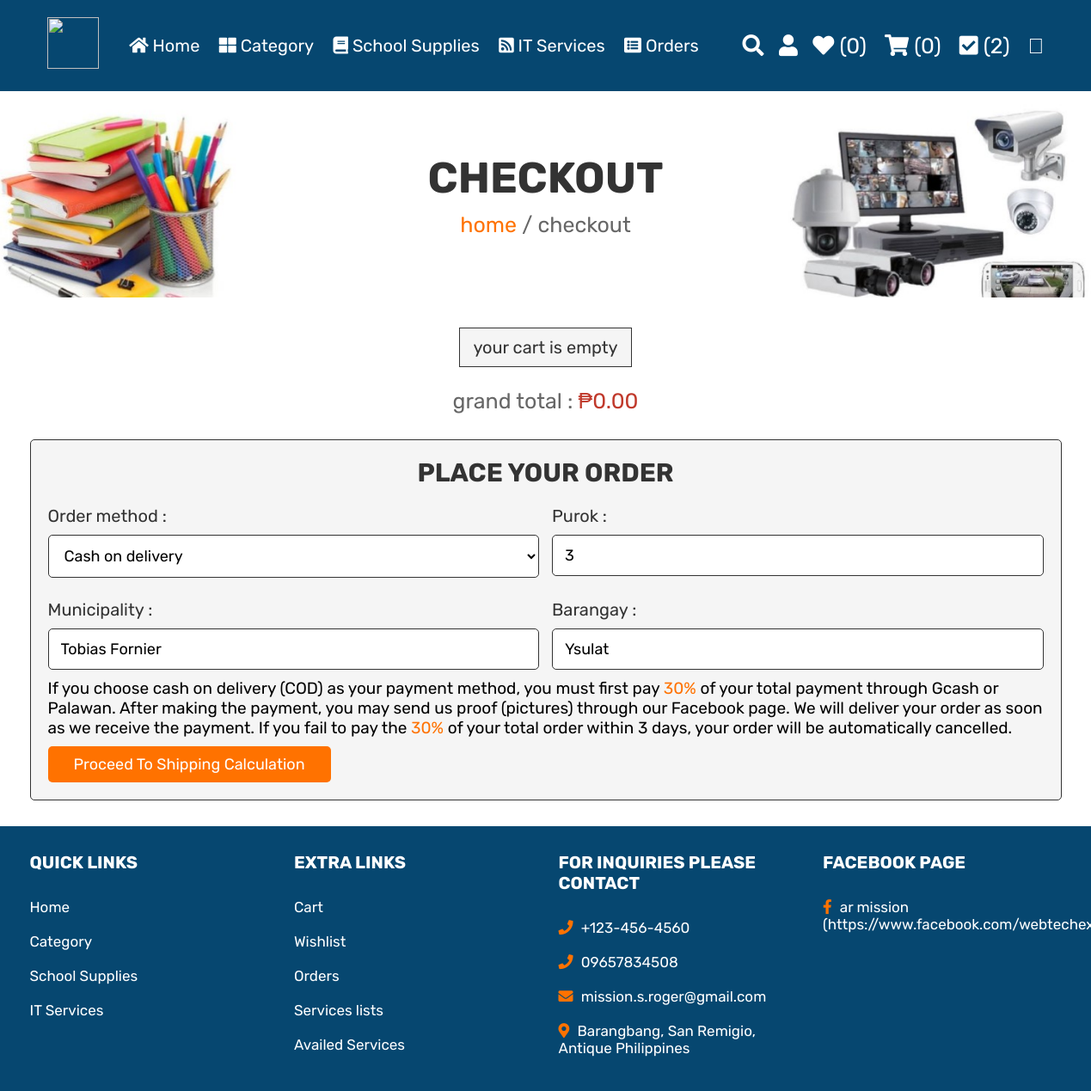
Page /customer/checkout.php (signed in) on the committed database.
### tables this page shows
CREATE TABLE `tbl_order` (
  `order_id` int(11) NOT NULL,
  `customer_id` int(11) NOT NULL,
  `purok` int(11) NOT NULL,
  `barangay` varchar(50) NOT NULL,
  `municipality` varchar(50) NOT NULL,
  `province` varchar(50) NOT NULL DEFAULT 'Antique',
  `total_price` int(20) NOT NULL,
  `method` varchar(50) NOT NULL,
  `order_status` varchar(20) NOT NULL DEFAULT 'Pending',
  `time` time DEFAULT current_timestamp(),
  `date` date DEFAULT current_timestamp(),
  `30%` decimal(10,0) NOT NULL,
  `remaining` decimal(10,0) NOT NULL,
  `total_amount` decimal(50,0) NOT NULL,
  `product_name` varchar(1000) NOT NULL,
  `transac_code` varchar(100) NOT NULL
);

### customer/checkout.php (the view, shortened to what this page needs)
<?php
include_once "../administrator/config/dbconnect.php";
$customer_id = $_SESSION['customer_id'];
?>
<!DOCTYPE html>
<html lang="en">
<head>
   <link rel="stylesheet" href="https://cdnjs.cloudflare.com/ajax/libs/font-awesome/5.15.4/css/all.min.css">
   <link rel="stylesheet" href="css/style.css">
<link href="
https://cdn.jsdelivr.net/npm/sweetalert2@11.7.3/dist/sweetalert2.min.css
" rel="stylesheet">
</head>
<body>
<?php include 'header.php'; ?>
<div class="heading">
   <h3>Checkout</h3>
   <p> <a href="index.php">home</a> / checkout </p>
</div>
<section class="display-order">
   <?php
      $grand_total = 0;
      $select_cart = mysqli_query($conn, "SELECT * FROM `tbl_cart` WHERE customer_id = '$customer_id' and status=0") or die('query failed');
      if(mysqli_num_rows($select_cart) > 0){
         while($fetch_cart = mysqli_fetch_assoc($select_cart)){
            $total_price = ($fetch_cart['price'] * $fetch_cart['quantity']);
            $grand_total += $total_price;
   ?>
   <p> <?php echo $fetch_cart['product_name']; ?> <span>(<?php echo '₱'.$fetch_cart['price'].' '.' x '. $fetch_cart['quantity']; ?>)</span> </p>
   <?php
      }
   }else{
      echo '<p class="empty">your cart is empty</p>';
   }
   ?>
   <div class="grand-total"> grand total : <span>₱<?php echo number_format ($grand_total, 2); ?></span> </div>
</section>
<section class="checkout">
   <form action="" method="post">
      <h3>place your order</h3>
      <div class="flex">
         <div class="inputBox">
            <span>Order method :</span>
            <select name="method" required>
               <option value="cash on delivery">Cash on delivery</option>
            </select>
         </div>
         <?php
            $getLocation=mysqli_query($conn, "SELECT * FROM tbl_order WHERE customer_id = $customer_id limit 1");
            if(mysqli_num_rows($getLocation) > 0)
            {
               $row=mysqli_fetch_assoc($getLocation);
               $purok1=$row['purok'];
               $barangay1=$row['barangay'];
               $municipality1 = $row['municipality'];
            }
            else
            {
               $purok1;
               $barangay1="";
               $municipality1 ="";
            }
         ?>
         <div class="inputBox">
            <span>Purok :</span>
            <input type="number" min="1" name="purok" required placeholder="e.g. purok no." value="<?php if(isset($_POST['purok']))
            {
               echo $_POST['purok'];
            } else{ echo $purok1;}?>">
         </div>
         <div class="inputBox" required>
            <span>Municipality :</span>
            <input type="text" name="municipality"  placeholder="enter your municipality" required value="<?php if(isset($_POST['municipality']))
            {
               echo $_POST['municipality'];
            }else{echo $municipality1;} ?>">
         </div>
         <div class="inputBox" required>
            <span>Barangay :</span>
            <input type="barangay" name="barangay"  placeholder="enter your barangay" value="<?php if(isset($_POST['barangay']))
            {
               echo $_POST['barangay'];
            }else{echo $barangay1; } ?>" required>
            </div>
      </div>
       <p>If you choose cash on delivery (COD) as your payment method, you must first pay <span>30%</span> of your total payment through Gcash or Palawan.
       After making the payment, you may send us proof (pictures) through our Facebook page.
       We will deliver your order as soon as we receive the payment. If you fail to pay the <span>30%</span> of your total order within 3 days,
       your order will be automatically cancelled.
       </p>
      <input type="submit" value="Proceed to Shipping Calculation" class="btn" name="order_btn">
   </form>
</section>
<?php include 'footer.php'; ?>
</body>
</html>

### customer/css/style.css (style rules this page uses)
:root { --orange: #ff7200; --red: #c0392b; --yellow: #f39c12; --black: #333; --white: #fff; --light-color: #666; --light-white: #ccc; --light-bg: #f5f5f5; --border: 0.1rem solid var(--black); --box-shadow: 0 0.5rem 1rem rgba(0, 0, 0, 0.1); --outline: 0.1rem solid rgba(0, 0, 0, 0.1); --outline-hover: 0.2rem solid var(--black); }
* { font-family: "Rubik", sans-serif; margin: 0; padding: 0; box-sizing: border-box; outline: none; border: none; text-decoration: none; transition: all 0.2s linear; }
html { font-size: 62.5%; overflow-x: hidden; }
section { padding: 3rem 2rem; }
.empty { padding: 1.5rem; text-align: center; border: var(--border); background-color: var(--white); color: var(--red); font-size: 2rem; }
.btn, .option-btn, .delete-btn, .white-btn { display: inline-block; margin-top: 1rem; padding: 1rem 3rem; cursor: pointer; color: var(--white); font-size: 1.8rem; border-radius: 0.5rem; text-transform: capitalize; }
.white-btn, .btn { background-color: var(--orange); }
.heading { min-height: 30vh; display: flex; flex-flow: column; align-items: center; justify-content: center; gap: 1rem; background: url(../image/1.jpg) no-repeat; background-size: cover; background-position: center; text-align: center; }
.heading h3 { font-size: 5rem; color: var(--black); text-transform: uppercase; }
.heading p { font-size: 2.5rem; color: var(--light-color); }
.heading p a { color: var(--orange); }
.display-order { max-width: 1200px; margin: 0 auto; text-align: center; padding-bottom: 0; }
.display-order p { background-color: var(--light-bg); color: var(--black); font-size: 2rem; padding: 1rem 1.5rem; border: var(--border); display: inline-block; margin: 0.5rem; }
.display-order .grand-total { margin-top: 2rem; font-size: 2.5rem; color: var(--light-color); }
.display-order .grand-total span { color: var(--red); }
.checkout form { max-width: 1200px; padding: 2rem; margin: 0 auto; border: var(--border); background-color: var(--light-bg); border-radius: 0.5rem; }
.checkout form h3 { text-align: center; margin-bottom: 2rem; color: var(--black); text-transform: uppercase; font-size: 3rem; }
.checkout form p { font-size: 1.9rem; }
.checkout form span { color: var(--orange); }
.checkout form .flex { display: flex; flex-wrap: wrap; gap: 1.5rem; }
.checkout form .flex .inputBox { flex: 1 1 40rem; }
.checkout form .flex span { font-size: 2rem; color: var(--black); }
.checkout form .flex select, .checkout form .flex input { border: var(--border); width: 100%; border-radius: 0.5rem; width: 100%; background-color: var(--white); padding: 1.2rem 1.4rem; font-size: 1.8rem; margin: 1rem 0; }

### rows in the picture
tbl_order: purok "3", municipality "Tobias Fornier", barangay "Ysulat"

### other values in the picture
$wishlist_rows_number "0"
$cart_rows_number "0"
$inquiry_rows_number "2"
$grand_total "0.00"
